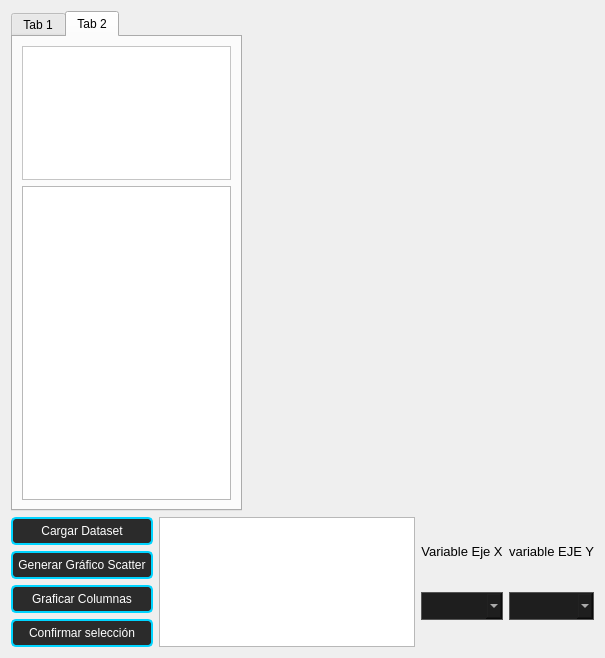
         <widget class="QWidget" name="vent_datos">
          <layout class="QGridLayout" name="gridLayout_6">
           <item row="0" column="0">
            <layout class="QGridLayout" name="gridLayout_5" rowstretch="8,2">
             <item row="0" column="0">
              <layout class="QHBoxLayout" name="horizontalLayout_5" stretch="4,6">
               <item>
                <widget class="QTabWidget" name="tabWidget">
                 <property name="currentIndex">
                  <number>1</number>
                 </property>
                 <widget class="QWidget" name="tab">
                  <attribute name="title">
                   <string>Tab 1</string>
                  </attribute>
                  <layout class="QGridLayout" name="gridLayout_7">
                   <item row="0" column="0">
                    <widget class="QTableWidget" name="tableWidget"/>
                   </item>
                  </layout>
                 </widget>
                 <widget class="QWidget" name="tab_2">
                  <attribute name="title">
                   <string>Tab 2</string>
                  </attribute>
                  <layout class="QGridLayout" name="gridLayout_8" rowstretch="3,7">
                   <item row="0" column="0">
                    <widget class="QTextEdit" name="textEdit">
                     <property name="font">
                      <font>
                       <family>Arial</family>
                      </font>
                     </property>
                     <property name="styleSheet">
                      <string notr="true">background-color: rgb(255, 255, 255);
color: rgb(0, 0, 0);</string>
                     </property>
                     <property name="readOnly">
                      <bool>true</bool>
                     </property>
                    </widget>
                   </item>
                   <item row="1" column="0">
                    <widget class="QTableWidget" name="tableWidget_3"/>
                   </item>
                  </layout>
                 </widget>
                </widget>
               </item>
               <item>
                <widget class="QWidget" name="widget_4" native="true"/>
               </item>
              </layout>
             </item>
             <item row="1" column="0">
              <layout class="QHBoxLayout" name="horizontalLayout_4">
               <item>
                <layout class="QVBoxLayout" name="verticalLayout_7">
                 <item>
                  <widget class="QPushButton" name="cargar_dataset">
                   <property name="sizePolicy">
                    <sizepolicy hsizetype="Expanding" vsizetype="Expanding">
                     <horstretch>0</horstretch>
                     <verstretch>0</verstretch>
                    </sizepolicy>
                   </property>
                   <property name="font">
                    <font>
                     <family>Arial</family>
                     <pointsize>9</pointsize>
                    </font>
                   </property>
                   <property name="cursor">
                    <cursorShape>PointingHandCursor</cursorShape>
                   </property>
                   <property name="styleSheet">
                    <string notr="true">/* 1. Estado base (el que ya tienes) */
QPushButton#cargar_dataset {
    background-color: #2b2b2b; 
    border: 2px solid #00d4ff;
    border-radius: 5px;
    color: #ffffff;
    padding: 5px;
}

/* 2. Animación al pasar el mouse (hover) */
QPushButton#cargar_dataset:hover {
    background-color: #00d4ff; /* Se ilumina */
    border: 2px solid #ffffff; /* El borde se vuelve blanco */
}

/* 3. Animación al hacer clic (pressed) */
QPushButton#cargar_dataset:pressed {
    background-color: #008fae; /* Un tono más oscuro */
    color: #000000;            /* Texto cambia a negro para leerse bien */
    border: 2px solid #00d4ff;
}</string>
                   </property>
                   <property name="text">
                    <string>Cargar Dataset</string>
                   </property>
                  </widget>
                 </item>
                 <item>
                  <widget class="QPushButton" name="btn_grafico_scatter">
                   <property name="sizePolicy">
                    <sizepolicy hsizetype="Expanding" vsizetype="Expanding">
                     <horstretch>0</horstretch>
                     <verstretch>0</verstretch>
                    </sizepolicy>
                   </property>
                   <property name="font">
                    <font>
                     <family>Arial</family>
                     <pointsize>9</pointsize>
                    </font>
                   </property>
                   <property name="cursor">
                    <cursorShape>PointingHandCursor</cursorShape>
                   </property>
                   <property name="styleSheet">
                    <string notr="true">/* 1. Estado base (el que ya tienes) */
QPushButton#btn_grafico_scatter {
    background-color: #2b2b2b; 
    border: 2px solid #00d4ff;
    border-radius: 5px;
    color: #ffffff;
    padding: 5px;
}

/* 2. Animación al pasar el mouse (hover) */
QPushButton#btn_grafico_scatter:hover {
    background-color: #00d4ff; /* Se ilumina */
    border: 2px solid #ffffff; /* El borde se vuelve blanco */
}

/* 3. Animación al hacer clic (pressed) */
QPushButton#btn_grafico_scatter:pressed {
    background-color: #008fae; /* Un tono más oscuro */
    color: #000000;            /* Texto cambia a negro para leerse bien */
    border: 2px solid #00d4ff;
}</string>
                   </property>
                   <property name="text">
                    <string>Generar Gráfico Scatter</string>
                   </property>
                  </widget>
                 </item>
                 <item>
                  <widget class="QPushButton" name="btn_graficar_columnas">
                   <property name="sizePolicy">
                    <sizepolicy hsizetype="Expanding" vsizetype="Expanding">
                     <horstretch>0</horstretch>
                     <verstretch>0</verstretch>
                    </sizepolicy>
                   </property>
                   <property name="font">
                    <font>
                     <family>Arial</family>
                    </font>
                   </property>
                   <property name="cursor">
                    <cursorShape>PointingHandCursor</cursorShape>
                   </property>
                   <property name="styleSheet">
                    <string notr="true">/* 1. Estado base (el que ya tienes) */
QPushButton#btn_graficar_columnas {
    background-color: #2b2b2b; 
    border: 2px solid #00d4ff;
    border-radius: 5px;
    color: #ffffff;
    padding: 5px;
}

/* 2. Animación al pasar el mouse (hover) */
QPushButton#btn_graficar_columnas:hover {
    background-color: #00d4ff; /* Se ilumina */
    border: 2px solid #ffffff; /* El borde se vuelve blanco */
}

/* 3. Animación al hacer clic (pressed) */
QPushButton#btn_graficar_columnas:pressed {
    background-color: #008fae; /* Un tono más oscuro */
    color: #000000;            /* Texto cambia a negro para leerse bien */
    border: 2px solid #00d4ff;
}</string>
                   </property>
                   <property name="text">
                    <string>Graficar Columnas</string>
                   </property>
                  </widget>
                 </item>
                 <item>
                  <widget class="QPushButton" name="btn_confirmar">
                   <property name="sizePolicy">
                    <sizepolicy hsizetype="Expanding" vsizetype="Expanding">
                     <horstretch>0</horstretch>
                     <verstretch>0</verstretch>
                    </sizepolicy>
                   </property>
                   <property name="font">
                    <font>
                     <family>Arial</family>
                    </font>
                   </property>
                   <property name="styleSheet">
                    <string notr="true">/* 1. Estado base (el que ya tienes) */
QPushButton#btn_confirmar {
    background-color: #2b2b2b; 
    border: 2px solid #00d4ff;
    border-radius: 5px;
    color: #ffffff;
    padding: 5px;
}

/* 2. Animación al pasar el mouse (hover) */
QPushButton#btn_confirmar:hover {
    background-color: #00d4ff; /* Se ilumina */
    border: 2px solid #ffffff; /* El borde se vuelve blanco */
}

/* 3. Animación al hacer clic (pressed) */
QPushButton#btn_confirmar:pressed {
    background-color: #008fae; /* Un tono más oscuro */
    color: #000000;            /* Texto cambia a negro para leerse bien */
    border: 2px solid #00d4ff;
}</string>
                   </property>
                   <property name="text">
                    <string>Confirmar selección</string>
                   </property>
                  </widget>
                 </item>
                </layout>
               </item>
               <item>
                <widget class="QListWidget" name="listWidget">
                 <property name="selectionMode">
                  <enum>QAbstractItemView::MultiSelection</enum>
                 </property>
                </widget>
               </item>
               <item>
                <layout class="QGridLayout" name="gridLayout_11">
                 <item row="1" column="1">
                  <widget class="QComboBox" name="comboBox_4">
                   <property name="sizePolicy">
                    <sizepolicy hsizetype="Expanding" vsizetype="Fixed">
                     <horstretch>0</horstretch>
                     <verstretch>0</verstretch>
                    </sizepolicy>
                   </property>
                   <property name="styleSheet">
                    <string notr="true">QComboBox {
    background-color: #1e1e1e;
    border: 1px solid #555;
    color: white;
    padding: 5px;
}</string>
                   </property>
                  </widget>
                 </item>
                 <item row="1" column="2">
                  <widget class="QComboBox" name="comboBox_3">
                   <property name="sizePolicy">
                    <sizepolicy hsizetype="Expanding" vsizetype="Fixed">
                     <horstretch>0</horstretch>
                     <verstretch>0</verstretch>
                    </sizepolicy>
                   </property>
                   <property name="styleSheet">
                    <string notr="true">QComboBox {
    background-color: #1e1e1e;
    border: 1px solid #555;
    color: white;
    padding: 5px;
}</string>
                   </property>
                  </widget>
                 </item>
                 <item row="0" column="1">
                  <widget class="QLabel" name="label">
                   <property name="sizePolicy">
                    <sizepolicy hsizetype="Expanding" vsizetype="Fixed">
                     <horstretch>0</horstretch>
                     <verstretch>0</verstretch>
                    </sizepolicy>
                   </property>
                   <property name="font">
                    <font>
                     <family>Arial</family>
                     <pointsize>10</pointsize>
                    </font>
                   </property>
                   <property name="text">
                    <string>Variable Eje X</string>
                   </property>
                   <property name="alignment">
                    <set>Qt::AlignCenter</set>
                   </property>
                  </widget>
                 </item>
                 <item row="0" column="2">
                  <widget class="QLabel" name="label_2">
                   <property name="sizePolicy">
                    <sizepolicy hsizetype="Expanding" vsizetype="Fixed">
                     <horstretch>0</horstretch>
                     <verstretch>0</verstretch>
                    </sizepolicy>
                   </property>
                   <property name="font">
                    <font>
                     <family>Arial</family>
                     <pointsize>10</pointsize>
                    </font>
                   </property>
                   <property name="text">
                    <string>variable EJE Y</string>
                   </property>
                   <property name="alignment">
                    <set>Qt::AlignCenter</set>
                   </property>
                  </widget>
                 </item>
                </layout>
               </item>
              </layout>
             </item>
            </layout>
           </item>
          </layout>
         </widget>
